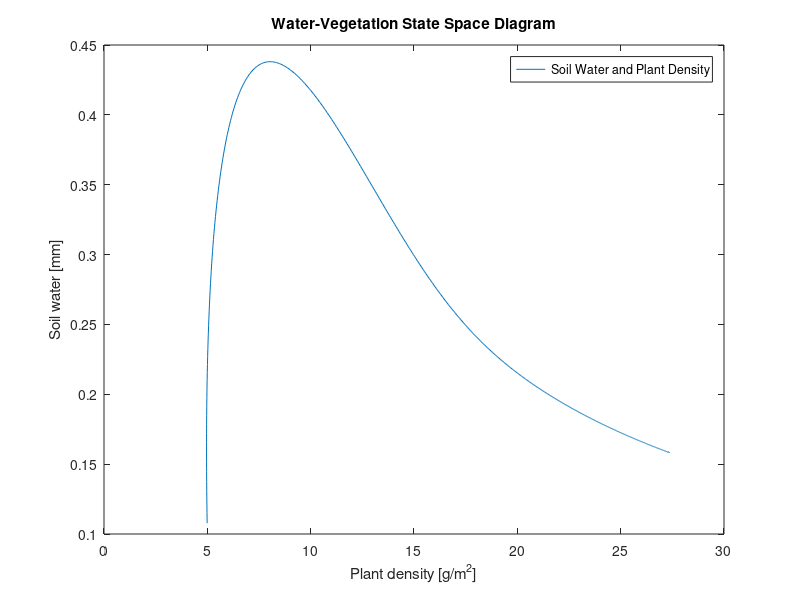

This chart was generated by the following MATLAB code:
% Final Assignment

% system parameters
PPT = 0.8; % find appropriate values
P = 5; % initial value
e = 10;
k1 = 3;
k2 = 5;
W0 = 0.2;
W = 0.1; % initial value
cmax = 0.5;
d = 0.1;
b = 0.15;
rw = 0.1; % find appropriate value

% --- control parameters ---
startTime = 0;
endTime   = 1000;
timeStep  = 0.02;

% --- compute iteration count ---
iterations = floor((endTime - startTime)/timeStep) + 1;

% --- initialize vectors ---
waterV  = zeros(iterations, 1);
plantV  = zeros(iterations, 1);

% --- initialize state ---
stateW = W;
stateP = P;

% --- simulation loop ---
for i = 1:iterations
    t = startTime + (i-1)*timeStep;

    dWdt = PPT * ((stateP + k2 * W0) / (stateP + k2)) ...
         - ((cmax * stateW) / (stateW + k1)) * stateP ...
         - (rw * stateW);

    dPdt = e * (cmax * (stateW / (stateW + k1))) * stateP ...
         - (d + b) * stateP;

    stateW = stateW + dWdt * timeStep;
    stateP = stateP + dPdt * timeStep;

    % store
    waterV(i) = stateW;
    plantV(i) = stateP;
end


% --- plots ---
figure;
plot(plantV, waterV)
xlabel("Plant density [g/m^2]")
ylabel("Soil water [mm]")
title("Water-Vegetation State Space Diagram")
legend("Soil Water and Plant Density")